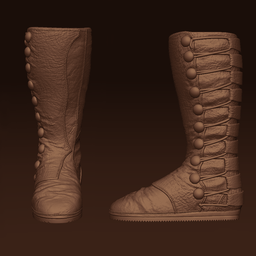
#> input picture art_src/chars/jackburton/ref/boots_front.png, 256 x 256 px, shrunk from 899 x 899 before the run, found by its file name
$ python boot_paint.py
#> lines starting #> are read from the running program, lines starting #| are printed output that depends on the picture
"""Put leather on the boot reference renders.

The boot art arrives as untextured clay: boots_front.png is 8-bit grey, and
boots_back.png is RGB but measures rgb(67,67,67) across the frame, so neither
carries any leather. The colour is not invented - it is sampled off the boot in
the new Jack render, where the leather sits at rgb(66,39,27), its highlights at
rgb(110,73,56) and its shadows at rgb(49,28,19).

Every clay pixel keeps its own shading - the pebbled grain, the stitched seams,
the button caps, the treaded sole - and is mapped onto that ramp. Each render's
own tonal range is stretched first, because a clay render is mostly mid-grey and
a straight mapping would land nearly every pixel on the same leather tone and
flatten the boot back out.

Written beside the originals under art_src/chars/jackburton/ref/, and the same
ramp is what tools/jack_parts.py paints the in-game boots with, so the reference
and the rig agree on the colour.

Run:  python3 tools/boot_paint.py
"""

import os

from PIL import Image

ROOT = os.path.dirname(os.path.dirname(os.path.abspath(__file__)))

SRC = os.path.join(ROOT, "concept_art", "fighters", "jack_burton")
OUT = os.path.join(ROOT, "art_src", "chars", "jackburton", "ref")

# leather, sampled from the boot in jack_faceing_farward.png (t, rgb)
RAMP = [(0.00, (26, 14, 9)),
        (0.18, (49, 28, 19)),
        (0.45, (66, 39, 27)),
        (0.75, (110, 73, 56)),
        (1.00, (150, 108, 80))]


def _ramp(t):
    t = max(0.0, min(1.0, t))
    for i in range(1, len(RAMP)):
        t0, c0 = RAMP[i - 1]
        t1, c1 = RAMP[i]
        if t <= t1:
            k = (t - t0) / (t1 - t0 or 1.0)
            return tuple(int(round(c0[j] + (c1[j] - c0[j]) * k)) for j in range(3))
    return RAMP[-1][1]


def paint(path):
    clay = Image.open(path).convert("L")
    w, h = clay.size
    px = list(clay.getdata())
    solid = sorted(px)
    lo = solid[int(len(solid) * 0.02)]
    hi = solid[int(len(solid) * 0.98)] or (lo + 1)
    span = float(max(1, hi - lo))
    out = Image.new("RGB", (w, h))
    out.putdata([_ramp((v - lo) / span) for v in px])
    return out


def main():
    os.makedirs(OUT, exist_ok=True)
    for name in ("boots_front.png", "boots_back.png"):
        src = os.path.join(SRC, name)
        if not os.path.isfile(src):
            print(f"  {name}: not in the concept folder, skipped")
            continue
        img = paint(src)
#> in paint, `clay = Image.open(path).convert("L")`:
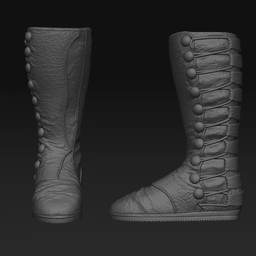
#> clay: PIL image 256x256 L; min 12, max 126, mean 44.4
#> in paint, `px = list(clay.getdata())`: px = 65536 items
#> in paint, `lo = solid[int(len(solid) * 0.02)]`: lo = 17
#> in paint, `hi = solid[int(len(solid) * 0.98)] or (lo + 1)`: hi = 113
#> in paint, `span = float(max(1, hi - lo))`: span = 96
#> in paint, `out = Image.new("RGB", (w, h))`: out: PIL image 256x256 RGB; every value is 0
        dest = os.path.join(OUT, name)
        img.save(dest)
        print(f"  {name}: {img.width}x{img.height} -> {os.path.relpath(dest, ROOT)}")
#|   boots_front.png: 256x256 -> art_src/chars/jackburton/ref/boots_front.png
#> pass 2 of the loop in main, `for name in ("boots_front.png", "boots_back.png"):`:
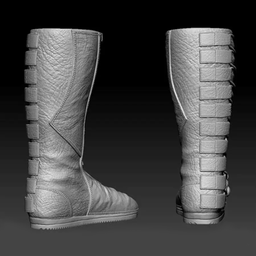
#> input picture concept_art/fighters/jack_burton/boots_back.png, 256 x 256 px, shrunk from 899 x 899 before the run
#> lo = 0
#> hi = 192
#> in paint (call 2), `out.putdata([_ramp((v - lo) / span) for v in px])`:
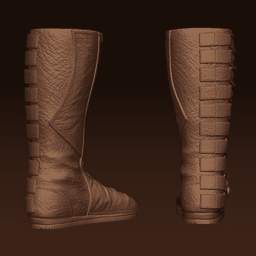
#> out: PIL image 256x256 RGB; mean R, G, B 64.4, 40.4, 29
#|   boots_back.png: 256x256 -> art_src/chars/jackburton/ref/boots_back.png


if __name__ == "__main__":
    main()
